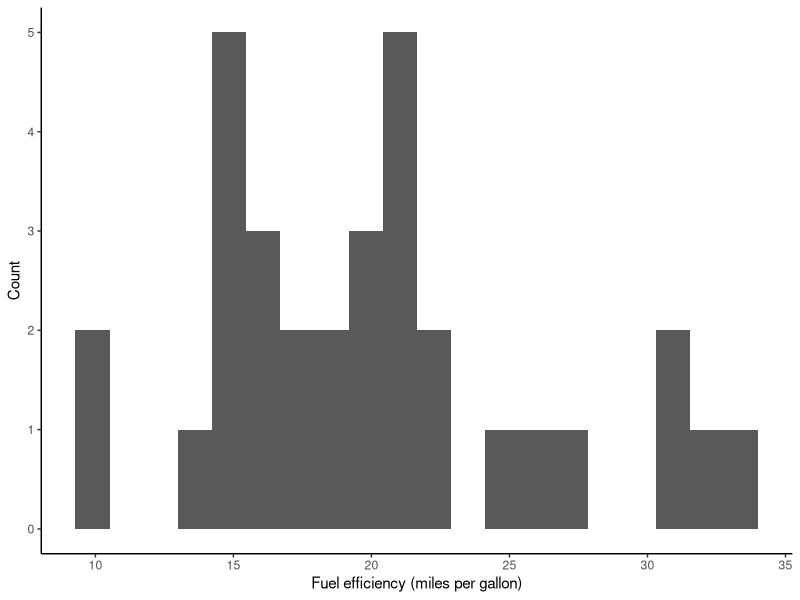
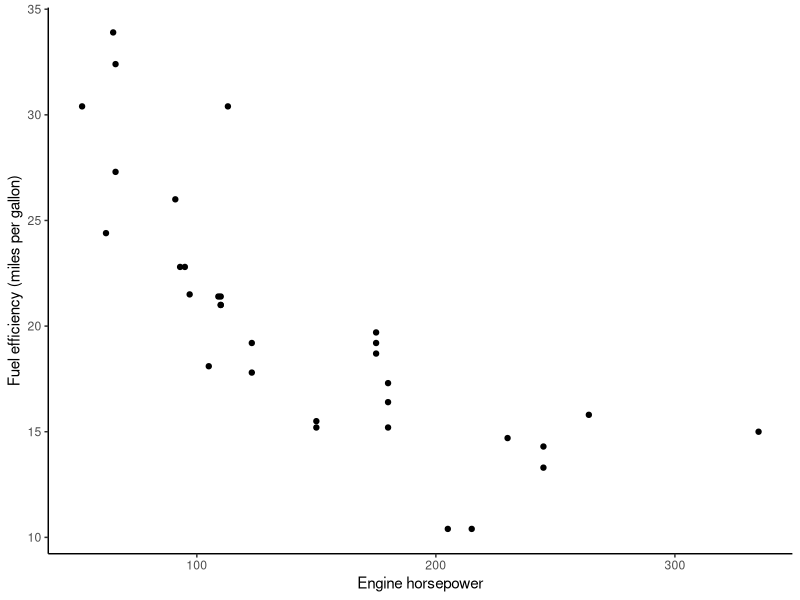

The R source for these figures, in order:
## ---- chunk 1
library(tidyverse)
theme_set(theme_classic())
knitr::opts_chunk$set(echo = FALSE)

## ---- chunk 2
mtcars |> 
  ggplot(aes(mpg)) + 
  geom_histogram(bins = 20) +
  scale_x_continuous("Fuel efficiency (miles per gallon)") + 
  scale_y_continuous("Count")
## ---- chunk 3
mtcars |> 
  ggplot(aes(hp, mpg)) + 
  geom_point() + 
  scale_x_continuous("Engine horsepower") +
  scale_y_continuous("Fuel efficiency (miles per gallon)") 
